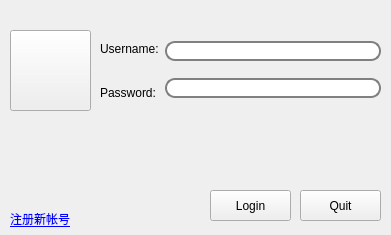
<?xml version="1.0" encoding="UTF-8"?>
<ui version="4.0">
 <class>Form</class>
 <widget class="QWidget" name="Form">
  <property name="geometry">
   <rect>
    <x>0</x>
    <y>0</y>
    <width>391</width>
    <height>235</height>
   </rect>
  </property>
  <property name="windowTitle">
   <string>Zucchini</string>
  </property>
  <property name="windowIcon">
   <iconset resource="../images.qrc">
    <normaloff>:/images/logo.png</normaloff>:/images/logo.png</iconset>
  </property>
  <widget class="QWidget" name="horizontalLayoutWidget">
   <property name="geometry">
    <rect>
     <x>100</x>
     <y>30</y>
     <width>281</width>
     <height>81</height>
    </rect>
   </property>
   <layout class="QHBoxLayout" name="horizontalLayout">
    <item>
     <layout class="QVBoxLayout" name="verticalLayout_2">
      <item>
       <widget class="QLabel" name="label_user">
        <property name="styleSheet">
         <string notr="true"/>
        </property>
        <property name="text">
         <string>Username:</string>
        </property>
        <property name="buddy">
         <cstring>lineEdit_user</cstring>
        </property>
       </widget>
      </item>
      <item>
       <widget class="QLabel" name="label_pwd">
        <property name="text">
         <string>Password:</string>
        </property>
        <property name="buddy">
         <cstring>lineEdit_pwd</cstring>
        </property>
       </widget>
      </item>
     </layout>
    </item>
    <item>
     <layout class="QVBoxLayout" name="verticalLayout">
      <item>
       <widget class="QLineEdit" name="lineEdit_user">
        <property name="styleSheet">
         <string notr="true">border-style:oytset;
border:2px solid gray;
border-radius:10px;
padding:0 8px;
background: white;
selection-background-color:darkgray;</string>
        </property>
       </widget>
      </item>
      <item>
       <widget class="QLineEdit" name="lineEdit_pwd">
        <property name="styleSheet">
         <string notr="true">border-style:oytset;
border:2px solid gray;
border-radius:10px;
padding:0 8px;
background: white;
selection-background-color:darkgray;</string>
        </property>
       </widget>
      </item>
     </layout>
    </item>
   </layout>
  </widget>
  <widget class="QPushButton" name="pushButton_login">
   <property name="geometry">
    <rect>
     <x>210</x>
     <y>190</y>
     <width>81</width>
     <height>31</height>
    </rect>
   </property>
   <property name="styleSheet">
    <string notr="true"/>
   </property>
   <property name="text">
    <string>Login</string>
   </property>
  </widget>
  <widget class="QPushButton" name="pushButton_quit">
   <property name="geometry">
    <rect>
     <x>300</x>
     <y>190</y>
     <width>81</width>
     <height>31</height>
    </rect>
   </property>
   <property name="styleSheet">
    <string notr="true"/>
   </property>
   <property name="text">
    <string>Quit</string>
   </property>
  </widget>
  <widget class="QPushButton" name="pushButton_pic">
   <property name="geometry">
    <rect>
     <x>10</x>
     <y>30</y>
     <width>81</width>
     <height>81</height>
    </rect>
   </property>
   <property name="text">
    <string/>
   </property>
   <property name="icon">
    <iconset resource="../images.qrc">
     <normaloff>:/images/button_logo.png</normaloff>:/images/button_logo.png</iconset>
   </property>
   <property name="iconSize">
    <size>
     <width>81</width>
     <height>81</height>
    </size>
   </property>
  </widget>
  <widget class="QLabel" name="label_link">
   <property name="geometry">
    <rect>
     <x>10</x>
     <y>210</y>
     <width>67</width>
     <height>17</height>
    </rect>
   </property>
   <property name="text">
    <string>&lt;!DOCTYPE HTML PUBLIC &quot;-//W3C//DTD HTML 4.0//EN&quot; &quot;http://www.w3.org/TR/REC-html40/strict.dtd&quot;&gt;
&lt;html&gt;&lt;head&gt;&lt;meta name=&quot;qrichtext&quot; content=&quot;1&quot; /&gt;&lt;style type=&quot;text/css&quot;&gt;
p, li { white-space: pre-wrap; }
&lt;/style&gt;&lt;/head&gt;&lt;body style=&quot; font-family:'Ubuntu'; font-size:11pt; font-weight:400; font-style:normal;&quot;&gt;
&lt;p style=&quot; margin-top:0px; margin-bottom:0px; margin-left:0px; margin-right:0px; -qt-block-indent:0; text-indent:0px;&quot;&gt;&lt;a href=&quot;http://weibo.com/signup/signup.php&quot;&gt;&lt;span style=&quot; font-size:9pt; text-decoration: underline; color:#0000ff;&quot;&gt;注册新帐号&lt;/span&gt;&lt;/a&gt;&lt;/p&gt;&lt;/body&gt;&lt;/html&gt;</string>
   </property>
  </widget>
  <widget class="QLabel" name="label_warming">
   <property name="geometry">
    <rect>
     <x>100</x>
     <y>110</y>
     <width>281</width>
     <height>20</height>
    </rect>
   </property>
   <property name="font">
    <font>
     <pointsize>10</pointsize>
     <italic>true</italic>
    </font>
   </property>
   <property name="styleSheet">
    <string notr="true"/>
   </property>
   <property name="text">
    <string/>
   </property>
  </widget>
 </widget>
 <tabstops>
  <tabstop>lineEdit_user</tabstop>
  <tabstop>lineEdit_pwd</tabstop>
  <tabstop>pushButton_login</tabstop>
  <tabstop>pushButton_quit</tabstop>
  <tabstop>pushButton_pic</tabstop>
 </tabstops>
 <resources>
  <include location="../images.qrc"/>
 </resources>
 <connections/>
</ui>
